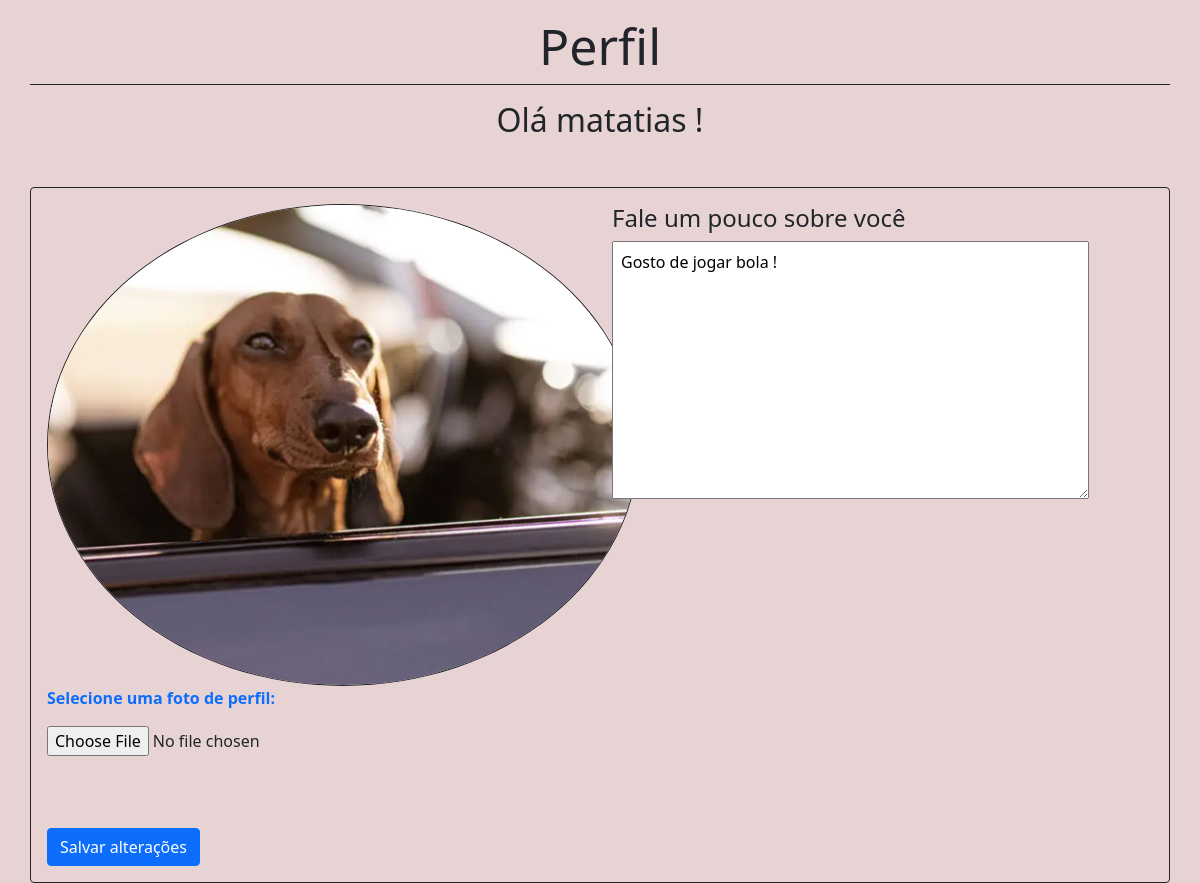
The app's page /noticias/perfil/ (signed in) with its own data.
### usuarios/models.py (models this page shows, shortened)
class UserProfile(models.Model):
    user = models.OneToOneField(User, on_delete=models.CASCADE, related_name = 'userprofile')
    profile_image = models.ImageField(
        upload_to='imagens/', blank=True, null=True)
    profile_text = models.TextField(blank=True)

### noticias/views.py (the view, shortened to what this page needs)
# urls.py: path('perfil/', views.perfil, name='perfil'),
@login_required
def perfil(request):
    pessoa = UserProfile.objects.get(user=request.user)
    return render(request, 'noticias/editar-perfil.html', context={'pessoa': pessoa})

### noticias/templates/noticias/editar-perfil.html (shortened to what this page needs)
{% extends "base.html" %}
{% load static %}
{% block conteudo %}
        <div class="container mt-3 border-bottom border-dark">
            <h1 class ='text-center' style ='font-size: 50px'>Perfil</h1>
        </div>
        <div class="container mt-3">
            <h2 class ='text-center'>Olá {{pessoa.user}} !</h2>
        </div>
        <div class="container mt-5 border border-dark p-3 rounded">
        <div class="row">
            <div class="col-12 col-lg-6">
                <form action="{% url "perfil" %}" method="POST" enctype="multipart/form-data">
                <img src ="{{pessoa.profile_image.url}}" class ='rounded-circle border border-dark '><br>
                    <label for="imagem" class='text-primary'><strong>Selecione uma foto de perfil: </strong> </label><br>
                    <input class ='mt-3' type="file" id="imagem" name="imagem" accept="image/*"><br><br>
            </div>
            <div class= 'col-12 col-lg-6'>
                <h4>Fale um pouco sobre você</h4>
                <textarea class="textarea-text p-2" name="texto-perfil" id="" cols="48" rows="10">{{pessoa.profile_text}}</textarea><br>
            </div>
            <div class="col-12 mt-5">
                <input class ='btn btn-primary' type="submit" value="Salvar alterações">
            </div>
        </div>
    </div>
{% endblock conteudo %}

### templates/static/css/base.css (style rules this page uses)
body { background-color: rgba(207, 166, 166, 0.493) }

### records on screen
UserProfile: user "matatias", profile_image (picture), texto-perfil "Gosto de jogar bola !"
